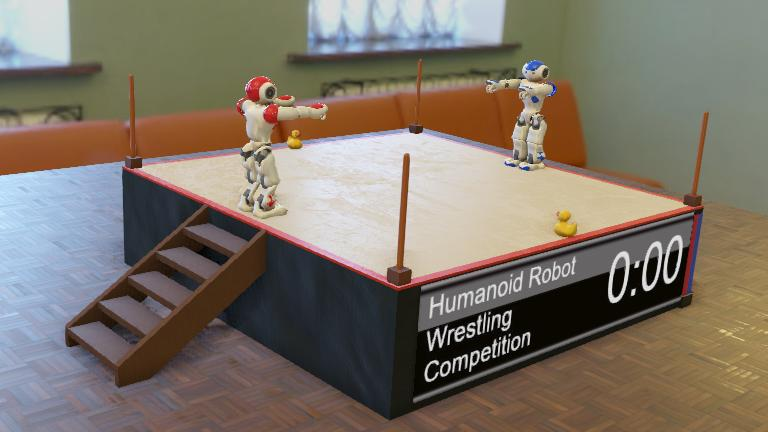
#> input picture worlds/.wrestling.jpg, 768 x 432 px
$ python -i imutils.py   (imports and definitions only)
#> lines starting #> are read from the running program, lines starting #| are printed output that depends on the picture; after the words box and inside, x2 and y2 are one past the last pixel; in counts of white or black regions, pixels touching at a corner belong together
#> further down, picture is the input picture: shape (432, 768, 3); mean B, G, R 104.2, 115.8, 125.5
import cv2
import numpy as np


def filter_lines(img):
	# Convert the image to HSV color space
	hsv = cv2.cvtColor(img, cv2.COLOR_BGR2HSV)
#> hsv: shape (432, 768, 3); mean H, S, V 53, 76, 132.7

	# Create a mask to filter out the red color
	lower_red = np.array([0,150,150])
	upper_red = np.array([10,255,255])
	mask1 = cv2.inRange(hsv, lower_red, upper_red)
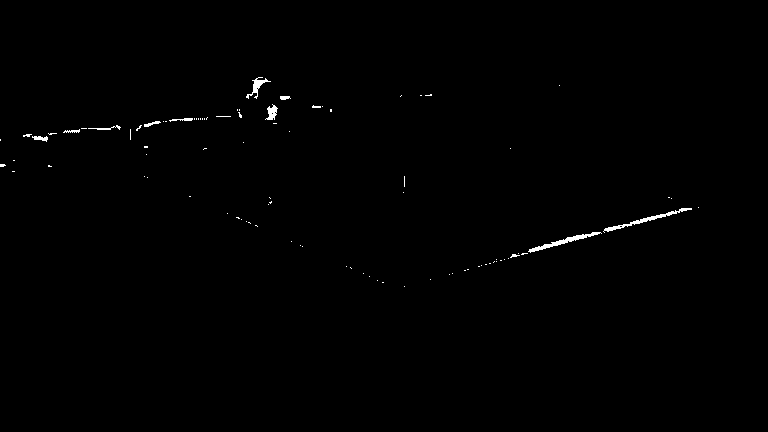
#> mask1: shape (432, 768); 0.43% white; 92 white regions (81 under 20 px), largest, box (x1, y1, x2, y2) and area: (603, 208, 692, 233) 291, (528, 232, 602, 253) 290, (246, 77, 271, 99) 150

	lower_red = np.array([170,50,50])
	upper_red = np.array([180,255,255])
	mask2 = cv2.inRange(hsv, lower_red, upper_red)
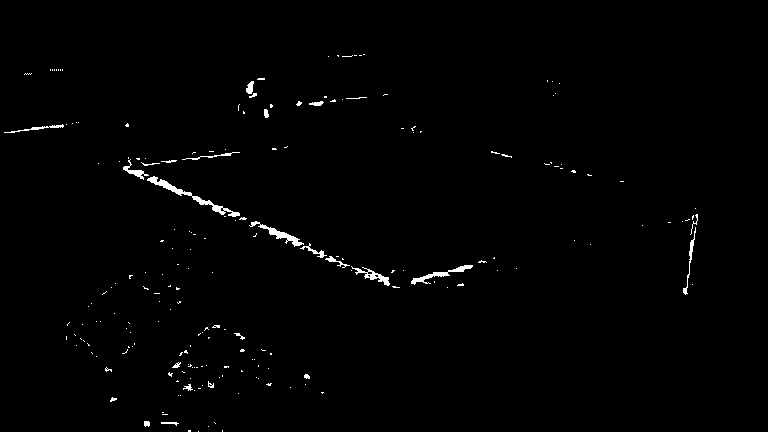
#> mask2: shape (432, 768); 0.93% white; 207 white regions (181 under 20 px), largest, box (x1, y1, x2, y2) and area: (147, 176, 240, 217) 486, (249, 221, 304, 247) 291, (411, 265, 473, 285) 271

	mask = mask1 + mask2
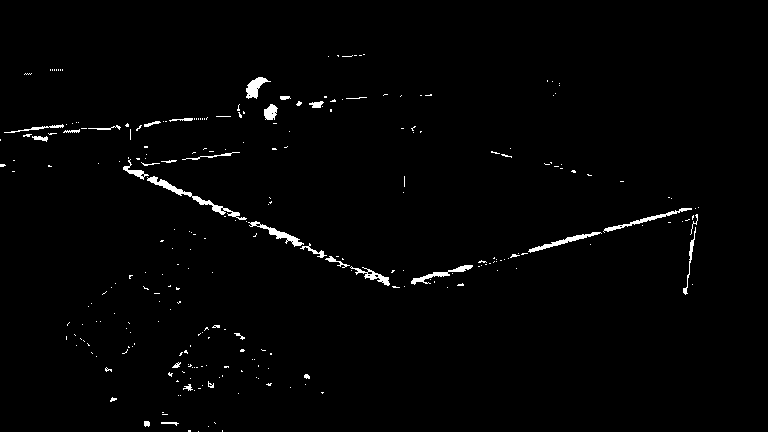
#> mask: shape (432, 768); 1.4% white; 269 white regions (235 under 20 px), largest, box (x1, y1, x2, y2) and area: (147, 176, 247, 220) 512, (248, 221, 304, 247) 299, (603, 208, 692, 233) 291

	# Apply a Gaussian blur to the mask to reduce noise
	blur = cv2.GaussianBlur(mask, (5,5), 0)
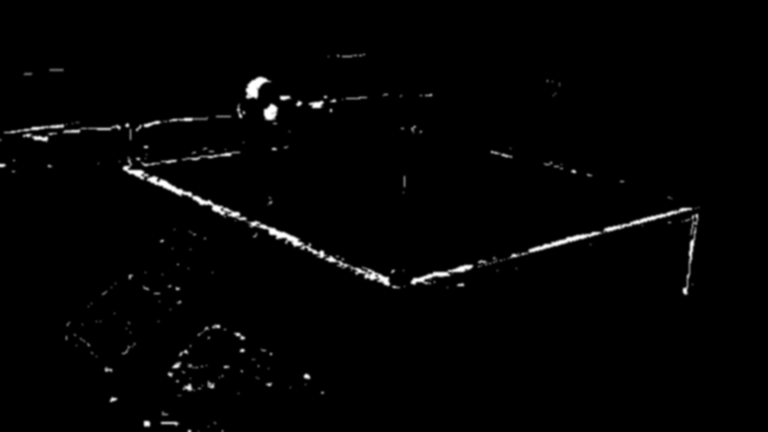
#> blur: shape (432, 768); min 0, max 255, mean 3.5

	# Use Canny edge detection to detect edges in the image
	edges = cv2.Canny(blur, threshold1=50, threshold2=150, apertureSize=3)
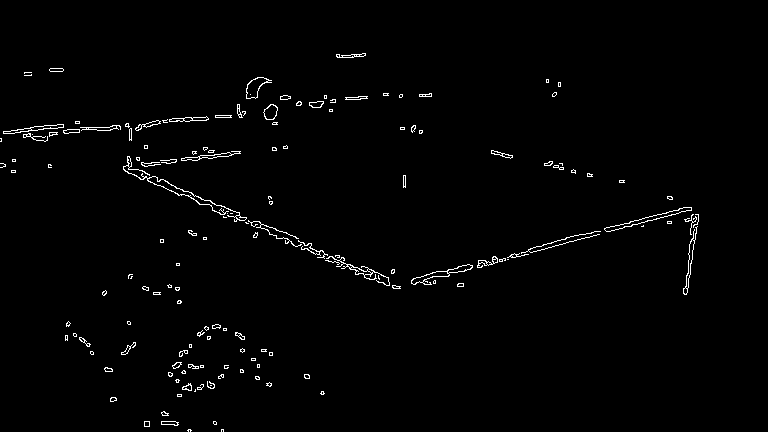
#> edges: shape (432, 768); 1.4% white in thin lines or dots, all inside (x1, y1, x2, y2) = (0, 53, 699, 432)

	# Use the HoughLinesP function to detect lines in the image
	lines = cv2.HoughLinesP(edges, rho=1, theta=np.pi/180, threshold=40, minLineLength=50, maxLineGap=100)
#> lines = 26 rows, first 6: [395, 288, 691, 209], [38, 126, 398, 286], [28, 130, 400, 288], [411, 280, 684, 207], [1, 140, 386, 93], [0, 141, 387, 94]

	height, width = img.shape[:2]
#> height = 432; width = 768
	final_image = np.zeros((height, width, 3), dtype=np.uint8)

	if lines is not None:

		# Draw each line in white on the black image
		for line in lines:
			x1, y1, x2, y2 = line[0]
			cv2.line(final_image, (x1, y1), (x2, y2), (255, 255, 255), thickness=2)
#> this loop made 26 passes
#> (x1, y1, x2, y2) on passes 1 to 12: (395, 288, 691, 209), (38, 126, 398, 286), (28, 130, 400, 288), (411, 280, 684, 207), (1, 140, 386, 93), (0, 141, 387, 94), (22, 129, 388, 277), (31, 137, 431, 95), (41, 126, 400, 286), (139, 178, 398, 288), (128, 164, 286, 145), (223, 216, 394, 288)
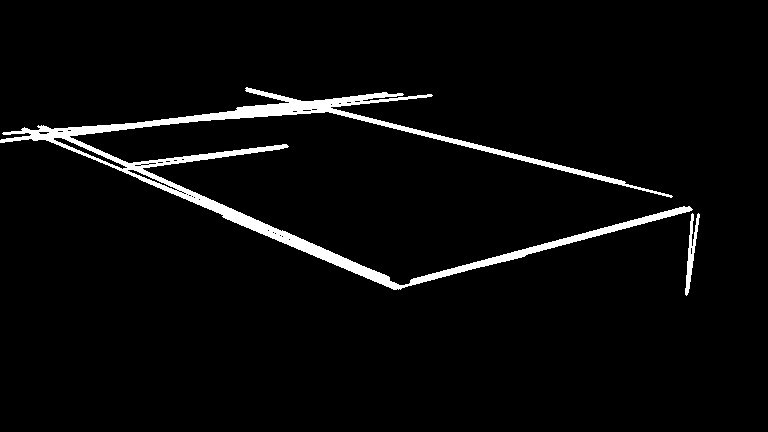
#> final_image: shape (432, 768, 3); 3.7% white; 2 white regions, box (x1, y1, x2, y2) and area: (0, 87, 693, 290) 11942, (685, 213, 700, 296) 446

	return final_image

>>> import cv2
>>> picture = cv2.imread('../../worlds/.wrestling.jpg')
>>> result = filter_lines(picture)
